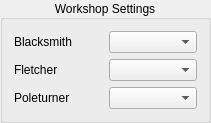
       <widget class="QGroupBox" name="WorkshopSettings">
        <property name="geometry">
         <rect>
          <x>570</x>
          <y>20</y>
          <width>211</width>
          <height>121</height>
         </rect>
        </property>
        <property name="title">
         <string>Workshop Settings</string>
        </property>
        <property name="alignment">
         <set>Qt::AlignCenter</set>
        </property>
        <layout class="QGridLayout" name="gridLayout_12">
         <item row="3" column="1">
          <widget class="QComboBox" name="FletcherSetting"/>
         </item>
         <item row="5" column="1">
          <widget class="QComboBox" name="PoleturnerSetting"/>
         </item>
         <item row="5" column="0">
          <widget class="QLabel" name="label_67">
           <property name="text">
            <string>Poleturner</string>
           </property>
          </widget>
         </item>
         <item row="3" column="0">
          <widget class="QLabel" name="label_66">
           <property name="text">
            <string>Fletcher</string>
           </property>
          </widget>
         </item>
         <item row="1" column="0">
          <widget class="QLabel" name="label_65">
           <property name="text">
            <string>Blacksmith</string>
           </property>
          </widget>
         </item>
         <item row="1" column="1">
          <widget class="QComboBox" name="BlacksmithSetting"/>
         </item>
        </layout>
       </widget>
